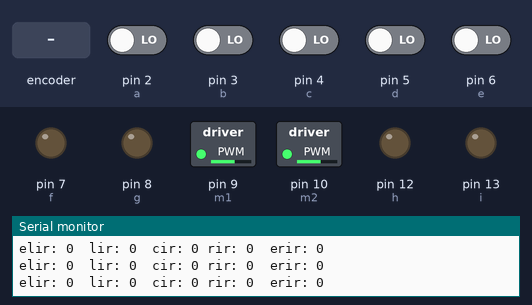
This sketch was run on a simulated Arduino Uno, built with avr-gcc and run on an emulated ATmega328P. Shown: switched loads named in the sketch (green lamp = pin HIGH), output pins drawn as LEDs (lit = HIGH), the last lines printed to the serial monitor. Inputs (shaded band) come from the test bench; at power-on: pin 2 (a), pin 3 (b), pin 4 (c), pin 5 (d), pin 6 (e) LOW.

Above: at 1.2 s.
1.3 s: rotary encoder on pin 2 (a) / pin 3 (b) turned 3 steps (first pin leading)
At 2.3 s:
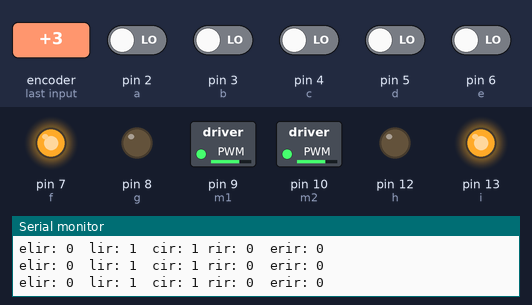
3.4 s: pin 5 (d) driven HIGH
At 4.3 s:
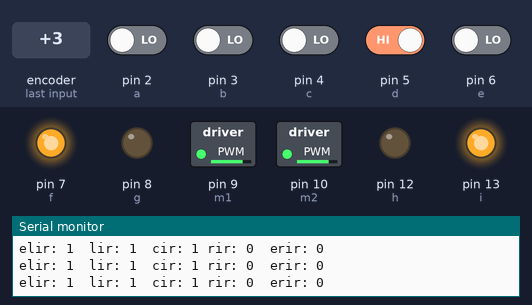
4.9 s: pin 5 (d) driven LOW
At 5.4 s:
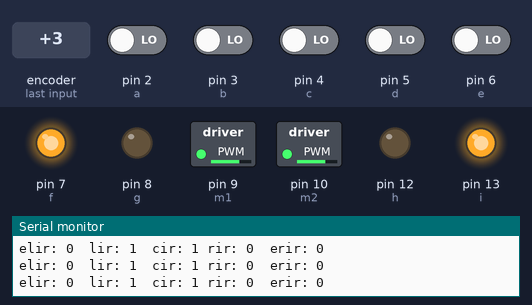
7.9 s: pin 4 (c) driven HIGH and pin 5 (d) driven HIGH and pin 6 (e) driven HIGH
At 8.7 s:
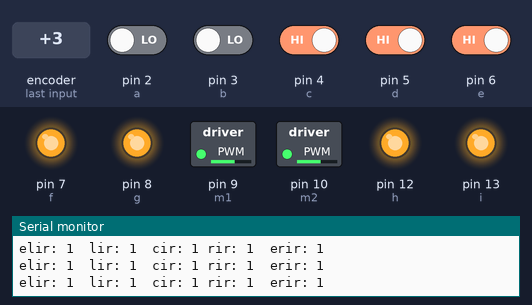
Timing chart, 0 to 10.4 s (numbered marks = the images above; inputs shaded):
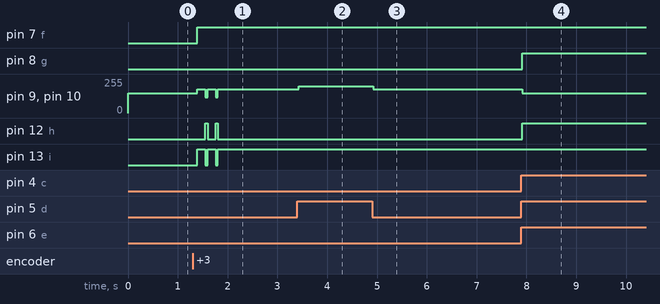

The sketch:

line_follower_using_IR.ino
```cpp
int a=2; //.CIR
int b=3; //.LIR
int c=4; //.RIR
int d=5; //.ELIR
int e=6; //.ERIR
int f=7; //.right motor(+)
int g=8; //.right motor(-)
int h=12;//.left motor(+)
int i=13;//.left motor(-)
int m1=9;
int m2=10;
void setup()
{
  Serial.begin(9600);
  pinMode(a,INPUT);
  pinMode(b,INPUT);
  pinMode(c,INPUT);
  pinMode(d,INPUT);
  pinMode(e,INPUT);
  pinMode(f,OUTPUT);
  pinMode(g,OUTPUT);
  pinMode(h,OUTPUT);
  pinMode(i,OUTPUT);
  pinMode(m1,OUTPUT);
  pinMode(m2,OUTPUT);
}
void loop()
{
  int v=digitalRead(a);
  int w=digitalRead(b);
  int x=digitalRead(c);
  int y=digitalRead(d);
  int z=digitalRead(e);

  if(v==HIGH && x==LOW && z==LOW && w==LOW && y==LOW)
  {
    analogWrite(m1,120);
    analogWrite(m2,120);
    digitalWrite(f,HIGH);
    digitalWrite(g,LOW);
    digitalWrite(h,HIGH);
    digitalWrite(i,LOW);
  }
  else if(x==HIGH && v==LOW && z==LOW && w==LOW && y==LOW)
  {
    analogWrite(m1,180);
    analogWrite(m2,180);
    digitalWrite(f,LOW);
    digitalWrite(g,HIGH);
    digitalWrite(h,HIGH);   //.right
    digitalWrite(i,LOW);
  }
  else if(z==HIGH && x==LOW && y==LOW && v==LOW && w==LOW)
  {
    analogWrite(m1,200);
    analogWrite(m2,200);
    digitalWrite(f,LOW);
    digitalWrite(g,HIGH);    //.right
    digitalWrite(h,HIGH);
    digitalWrite(i,LOW);
  }
  else if(x==HIGH && z==HIGH && y==LOW && w==LOW && v==LOW)
  {
    analogWrite(m1,180);
    analogWrite(m2,180);
    digitalWrite(f,LOW);
    digitalWrite(g,HIGH);     //.right
    digitalWrite(h,HIGH);
    digitalWrite(i,LOW);
  }
  else if(v==HIGH && x==HIGH && y==LOW && z==LOW && w==LOW)
  {
    analogWrite(m1,180);
    analogWrite(m2,180);
    digitalWrite(f,LOW);
    digitalWrite(g,HIGH);
    digitalWrite(h,HIGH);  //.right
    digitalWrite(i,LOW);
  }
  else if(v==HIGH && x==HIGH && z==HIGH && y==LOW && w==LOW)
  {
    analogWrite(m1,120);
    analogWrite(m2,200);
    digitalWrite(f,LOW);
    digitalWrite(g,HIGH);  //.right
    digitalWrite(h,HIGH);
    digitalWrite(i,LOW);
  }
  else if(w==HIGH && x==LOW && y==LOW && z==LOW && v==LOW)
  {
    analogWrite(m1,180);
    analogWrite(m2,180);
    digitalWrite(f,HIGH);
    digitalWrite(g,LOW);  //.left
    digitalWrite(h,LOW);
    digitalWrite(i,HIGH);
  }
  else if(y==HIGH && x==LOW && z==LOW && w==LOW && v==LOW)
  {
    analogWrite(m1,200);
    analogWrite(m2,200);
    digitalWrite(f,HIGH);
    digitalWrite(g,LOW);  //.left
    digitalWrite(h,LOW);
    digitalWrite(i,HIGH);
  }
  else if(w==HIGH && y==HIGH && x==LOW && v==LOW && z==LOW)
  {
    analogWrite(m1,180);
    analogWrite(m2,180);
    digitalWrite(f,HIGH);
    digitalWrite(g,LOW);  //.left
    digitalWrite(h,LOW);
    digitalWrite(i,HIGH);
  }
  else if(v==HIGH && w==HIGH && x==LOW && y==LOW && z==LOW)
  {
    analogWrite(m1,180);
    analogWrite(m2,180);
    digitalWrite(f,HIGH);
    digitalWrite(g,LOW);  //.left
    digitalWrite(h,LOW);
    digitalWrite(i,HIGH);
  }
  else if(v==HIGH && w==HIGH && y==HIGH && x==LOW && z==LOW)
  {
    analogWrite(m1,200);
    analogWrite(m2,200);
    digitalWrite(f,HIGH);
    digitalWrite(g,LOW);  //.left
    digitalWrite(h,LOW);
    digitalWrite(i,HIGH);
  }
  else if(v==LOW && w==LOW && x==LOW && y==LOW && z==LOW)
  {
    analogWrite(m1,150);
    analogWrite(m2,150);
    digitalWrite(f,LOW);
    digitalWrite(g,LOW);
    digitalWrite(h,LOW);
    digitalWrite(i,LOW);

  }
  else if(v==HIGH && w==HIGH && x==HIGH && y==HIGH && z==HIGH)
  {
    analogWrite(m1,150);
    analogWrite(m2,150);
    digitalWrite(f,HIGH);
    digitalWrite(g,HIGH);
    digitalWrite(h,HIGH);
    digitalWrite(i,HIGH);

  }
  Serial.print("elir: ");
  Serial.print(y);
  Serial.print("  lir: ");
  Serial.print(w);
  Serial.print("  cir: ");
  Serial.print(v);
  Serial.print(" rir: ");
  Serial.print(x);
  Serial.print("  erir: ");
  Serial.print(z);
  Serial.print('\n');

}
```

Measured:
- after the input at 1.3 s, pin 7 (f): LOW → HIGH after 0.09 s; pin 9 (m1), pin 10 (m2): 150/255 → 180/255 after 0.09 s; pin 12 (h): alternates HIGH for 0.04 s and LOW for 0.17 s, 4 changes in all, then stays LOW, starting after 0.26 s; pin 13 (i): alternates HIGH for 0.17 s and LOW for 0.04 s, 5 changes in all, then stays HIGH, starting after 0.09 s
- after the input at 3.4 s, pin 9 (m1), pin 10 (m2): 180/255 → 200/255 at once
- after the input at 4.9 s, pin 9 (m1), pin 10 (m2): 200/255 → 180/255 at once
- after the input at 7.9 s, pin 8 (g), pin 12 (h): LOW → HIGH at once; pin 9 (m1), pin 10 (m2): 180/255 → 150/255 at once
